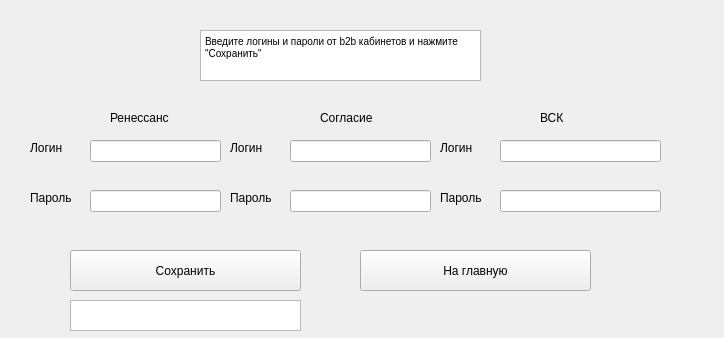
<?xml version="1.0" encoding="UTF-8"?>
<ui version="4.0">
 <class>Form</class>
 <widget class="QWidget" name="Form">
  <property name="geometry">
   <rect>
    <x>0</x>
    <y>0</y>
    <width>724</width>
    <height>338</height>
   </rect>
  </property>
  <property name="windowTitle">
   <string>Form</string>
  </property>
  <widget class="QTextBrowser" name="textBrowser">
   <property name="geometry">
    <rect>
     <x>200</x>
     <y>30</y>
     <width>281</width>
     <height>51</height>
    </rect>
   </property>
   <property name="html">
    <string>&lt;!DOCTYPE HTML PUBLIC &quot;-//W3C//DTD HTML 4.0//EN&quot; &quot;http://www.w3.org/TR/REC-html40/strict.dtd&quot;&gt;
&lt;html&gt;&lt;head&gt;&lt;meta name=&quot;qrichtext&quot; content=&quot;1&quot; /&gt;&lt;style type=&quot;text/css&quot;&gt;
p, li { white-space: pre-wrap; }
&lt;/style&gt;&lt;/head&gt;&lt;body style=&quot; font-family:'MS Shell Dlg 2'; font-size:7.8pt; font-weight:400; font-style:normal;&quot;&gt;
&lt;p style=&quot; margin-top:0px; margin-bottom:0px; margin-left:0px; margin-right:0px; -qt-block-indent:0; text-indent:0px;&quot;&gt;Введите логины и пароли от b2b кабинетов и нажмите &amp;quot;Сохранить&amp;quot;&lt;/p&gt;&lt;/body&gt;&lt;/html&gt;</string>
   </property>
  </widget>
  <widget class="QLineEdit" name="lineEdit">
   <property name="geometry">
    <rect>
     <x>90</x>
     <y>140</y>
     <width>131</width>
     <height>22</height>
    </rect>
   </property>
  </widget>
  <widget class="QLineEdit" name="lineEdit_2">
   <property name="geometry">
    <rect>
     <x>90</x>
     <y>190</y>
     <width>131</width>
     <height>22</height>
    </rect>
   </property>
  </widget>
  <widget class="QLineEdit" name="lineEdit_3">
   <property name="geometry">
    <rect>
     <x>290</x>
     <y>190</y>
     <width>141</width>
     <height>22</height>
    </rect>
   </property>
  </widget>
  <widget class="QLineEdit" name="lineEdit_4">
   <property name="geometry">
    <rect>
     <x>290</x>
     <y>140</y>
     <width>141</width>
     <height>22</height>
    </rect>
   </property>
  </widget>
  <widget class="QLineEdit" name="lineEdit_5">
   <property name="geometry">
    <rect>
     <x>500</x>
     <y>190</y>
     <width>161</width>
     <height>22</height>
    </rect>
   </property>
  </widget>
  <widget class="QLineEdit" name="lineEdit_6">
   <property name="geometry">
    <rect>
     <x>500</x>
     <y>140</y>
     <width>161</width>
     <height>22</height>
    </rect>
   </property>
  </widget>
  <widget class="QLabel" name="label">
   <property name="geometry">
    <rect>
     <x>110</x>
     <y>110</y>
     <width>71</width>
     <height>16</height>
    </rect>
   </property>
   <property name="text">
    <string>Ренессанс</string>
   </property>
  </widget>
  <widget class="QLabel" name="label_2">
   <property name="geometry">
    <rect>
     <x>320</x>
     <y>110</y>
     <width>71</width>
     <height>16</height>
    </rect>
   </property>
   <property name="text">
    <string>Согласие</string>
   </property>
  </widget>
  <widget class="QLabel" name="label_3">
   <property name="geometry">
    <rect>
     <x>540</x>
     <y>110</y>
     <width>71</width>
     <height>16</height>
    </rect>
   </property>
   <property name="text">
    <string>ВСК</string>
   </property>
  </widget>
  <widget class="QPushButton" name="pushButton">
   <property name="geometry">
    <rect>
     <x>70</x>
     <y>250</y>
     <width>231</width>
     <height>41</height>
    </rect>
   </property>
   <property name="text">
    <string>Сохранить</string>
   </property>
  </widget>
  <widget class="QPushButton" name="pushButton_2">
   <property name="geometry">
    <rect>
     <x>360</x>
     <y>250</y>
     <width>231</width>
     <height>41</height>
    </rect>
   </property>
   <property name="text">
    <string>На главную</string>
   </property>
  </widget>
  <widget class="QLabel" name="label_4">
   <property name="geometry">
    <rect>
     <x>30</x>
     <y>140</y>
     <width>55</width>
     <height>16</height>
    </rect>
   </property>
   <property name="text">
    <string>Логин</string>
   </property>
  </widget>
  <widget class="QLabel" name="label_5">
   <property name="geometry">
    <rect>
     <x>30</x>
     <y>190</y>
     <width>51</width>
     <height>16</height>
    </rect>
   </property>
   <property name="text">
    <string>Пароль</string>
   </property>
  </widget>
  <widget class="QLabel" name="label_6">
   <property name="geometry">
    <rect>
     <x>440</x>
     <y>140</y>
     <width>55</width>
     <height>16</height>
    </rect>
   </property>
   <property name="text">
    <string>Логин</string>
   </property>
  </widget>
  <widget class="QLabel" name="label_7">
   <property name="geometry">
    <rect>
     <x>230</x>
     <y>140</y>
     <width>55</width>
     <height>16</height>
    </rect>
   </property>
   <property name="text">
    <string>Логин</string>
   </property>
  </widget>
  <widget class="QLabel" name="label_8">
   <property name="geometry">
    <rect>
     <x>440</x>
     <y>190</y>
     <width>51</width>
     <height>16</height>
    </rect>
   </property>
   <property name="text">
    <string>Пароль</string>
   </property>
  </widget>
  <widget class="QLabel" name="label_9">
   <property name="geometry">
    <rect>
     <x>230</x>
     <y>190</y>
     <width>51</width>
     <height>16</height>
    </rect>
   </property>
   <property name="text">
    <string>Пароль</string>
   </property>
  </widget>
  <widget class="QTextBrowser" name="textBrowser_2">
   <property name="geometry">
    <rect>
     <x>70</x>
     <y>300</y>
     <width>231</width>
     <height>31</height>
    </rect>
   </property>
  </widget>
 </widget>
 <resources/>
 <connections/>
</ui>
